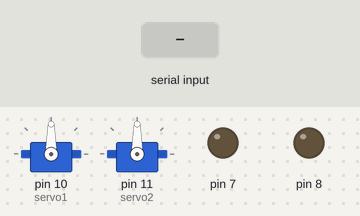
A sketch run on a simulated Arduino Uno, built with avr-gcc and run on an emulated ATmega328P. On the bench: 2 × servo, output pins drawn as LEDs (lit = HIGH). The test bench sets the inputs (shaded band).

Above: at 1.2 s.
1.3 s: "fon" received over Serial
At 2.1 s:
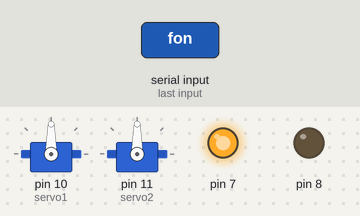
Timing chart, 0 to 4.3 s (numbered marks = the images above; inputs shaded):
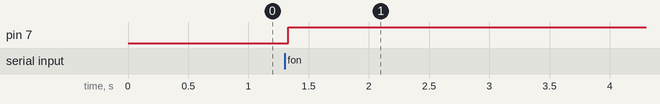

The sketch:

home_automation.ino
```cpp
#include<Servo.h>
Servo servo1;
Servo servo2;
int pos=0;
String text;

void setup() {
 pinMode(7,OUTPUT);
 pinMode(8,OUTPUT);
 Serial.begin(9600);
servo1.attach(10);
servo2.attach(11);

}

void loop() {
  while(Serial.available())
  {
    char c = Serial.read();
    text += c ;
    delay(10);
  }
  if(text.length()>0)
  {
    if(text == "fon" ){
     digitalWrite(7,HIGH);
    }
    if(text == "foff" ){
     digitalWrite(7,LOW);
    }
    if(text == "lon" ){
     digitalWrite(8,HIGH);
    }
    if(text == "loff" ){
     digitalWrite(8,LOW);
    }
    if(text == "don" ){
     for(pos=0;pos<=90;pos++)
     {
      servo1.write(pos);
     }
    }
    if(text == "doff" ){
      for(pos=90;pos>=0;pos--)
     {
      servo1.write(pos);
     }
    }
      if(text == "won" ){
     for(pos=0;pos<=90;pos++)
     {
      servo2.write(pos);
     }
    }
    if(text == "woff" ){
      for(pos=90;pos>=0;pos--)
     {
      servo2.write(pos);
     }
    }
  }


}
```

Measured:
- after the input at 1.3 s, pin 7: LOW → HIGH at once
